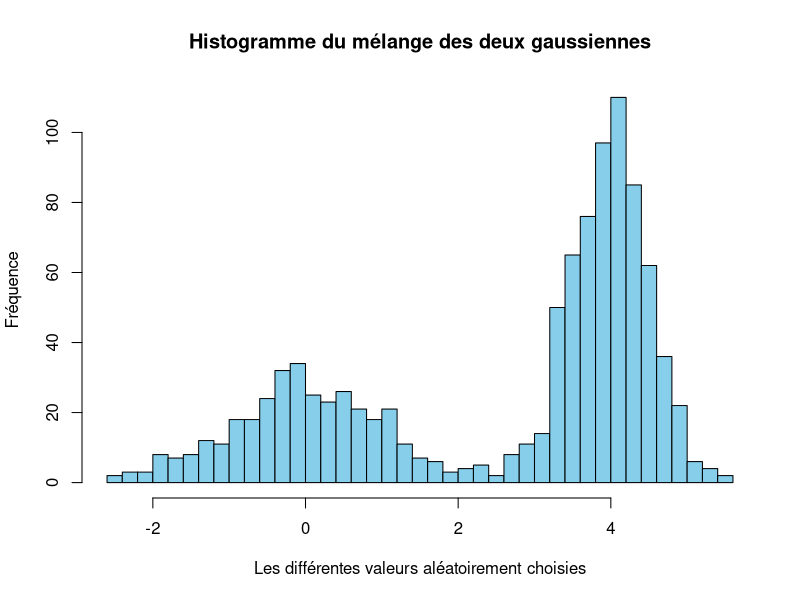
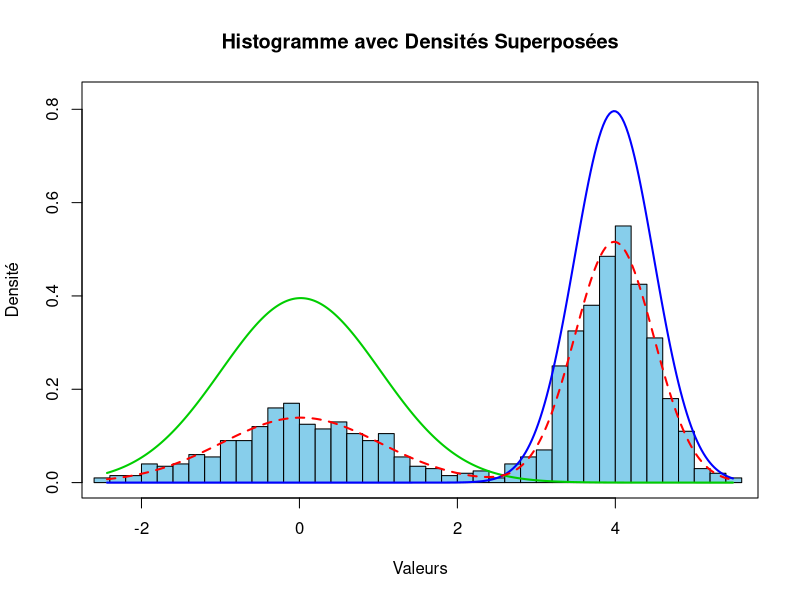

The R script that drew these images, in order:
## ---- chunk 1
knitr::opts_chunk$set(echo = TRUE)
library(MASS)
## ---- chunk 2
# Fonction pour initialiser les paramètres pour un mélange de deux gaussiennes
initialisation_parametres <- function(X) {
  pi <- 0.5
  mu_1 <- sample(X, 1) # Choisir aléatoirement un point de données pour mu_1
  mu_2 <- sample(X, 1) # Choisir aléatoirement un autre point de données pour mu_2
  sigma2_1 <- 1
  sigma2_2 <- 1
  return(list(pi = pi, mu_1 = mu_1, mu_2 = mu_2, sigma2_1 = sigma2_1, sigma2_2 = sigma2_2))
}

# Étape E
etape_E <- function(X, pi, mu_1, mu_2, sigma2_1, sigma2_2) {
  t1 <- pi * dnorm(X, mean = mu_1, sd = sqrt(sigma2_1))
  t2 <- (1 - pi) * dnorm(X, mean = mu_2, sd = sqrt(sigma2_2))
  sum_t <- t1 + t2
  t1 <- t1 / sum_t
  t2 <- t2 / sum_t
  return(list(t1 = t1, t2 = t2))
}

# Étape M
etape_M <- function(X, t1, t2) {
  pi <- mean(t1)
  mu_1 <- sum(t1 * X) / sum(t1)
  mu_2 <- sum(t2 * X) / sum(t2)
  sigma2_1 <- sum(t1 * (X - mu_1)^2) / sum(t1)
  sigma2_2 <- sum(t2 * (X - mu_2)^2) / sum(t2)
  return(list(pi = pi, mu_1 = mu_1, mu_2 = mu_2, sigma2_1 = sigma2_1, sigma2_2 = sigma2_2))
}

# L'algorithme EM final, dans le cadre d'un mélange de deux gaussiennes
em_algorithme <- function(X, max_iterations = 1000, tolerance = 1e-10) {
  params <- initialisation_parametres(X)
  for (iteration in 1:max_iterations) {
    params_old <- params
    
    # Étape E
    t_values <- etape_E(X, params$pi, params$mu_1, params$mu_2, params$sigma2_1, params$sigma2_2)
    
    # Étape M
    params <- etape_M(X, t_values$t1, t_values$t2)
    
    # Vérifier la convergence
    if (abs(params$mu_1 - params_old$mu_1) < tolerance && 
        abs(params$mu_2 - params_old$mu_2) < tolerance &&
        abs(params$sigma2_1 - params_old$sigma2_1) < tolerance && 
        abs(params$sigma2_2 - params_old$sigma2_2) < tolerance &&
        abs(params$pi - params_old$pi) < tolerance) {
      break
    }
  }
  
  return(params)
}
## ---- chunk 3
mu1 <- 0
mu2 <- 4
sigma1 <- 1
sigma2 <- 1/2
pi1 <- 1/3
pi2 <- 2/3 # 1 - pi1

n <- 1000

labels <- sample(c(1, 2), size = n, replace = TRUE, prob = c(pi1, pi2))

# Si label = 1, on simule un x suivant la première loi normale, sinon il suit la deuxième loi normale.
X <- ifelse(labels == 1, 
                         rnorm(n, mean = mu1, sd = sigma1), 
                         rnorm(n, mean = mu2, sd = sigma2))

hist(X, breaks = 50, col = 'skyblue', border = 'black',
     main = 'Histogramme du mélange des deux gaussiennes',
     xlab = 'Les différentes valeurs aléatoirement choisies', ylab = 'Fréquence')

## ---- chunk 4
params <- em_algorithme(X)
params
## ---- chunk 5
x_vals <- seq(min(X), max(X), length.out = 300)
dens1 <- dnorm(x_vals, mean = params$mu_1, sd = sqrt(params$sigma2_1))
dens2 <- dnorm(x_vals, mean = params$mu_2, sd = sqrt(params$sigma2_2))
dens_total <- params$pi * dens1 + (1 - params$pi) * dens2

# Déterminer la plage pour l'axe y
y_max <- max(dens_total) * 1.6  # Augmenter un peu pour avoir de l'espace au-dessus des courbes

# Créer un espace graphique vide avec une plage y étendue
plot(x_vals, type = "n", xlim = range(x_vals), ylim = c(0, y_max), xlab = "Valeurs", ylab = "Densité",
     main = "Histogramme avec Densités Superposées")

# Ajouter l'histogramme
hist(X, breaks = 50, col = 'skyblue', border = 'black', freq = FALSE, add = TRUE)

# Ajouter les courbes de densité
lines(x_vals, dens1, col = 'green3', lwd = 2)
lines(x_vals, dens2, col = 'blue', lwd = 2)
lines(x_vals, dens_total, col = 'red', lwd = 2, lty = 'dashed')
